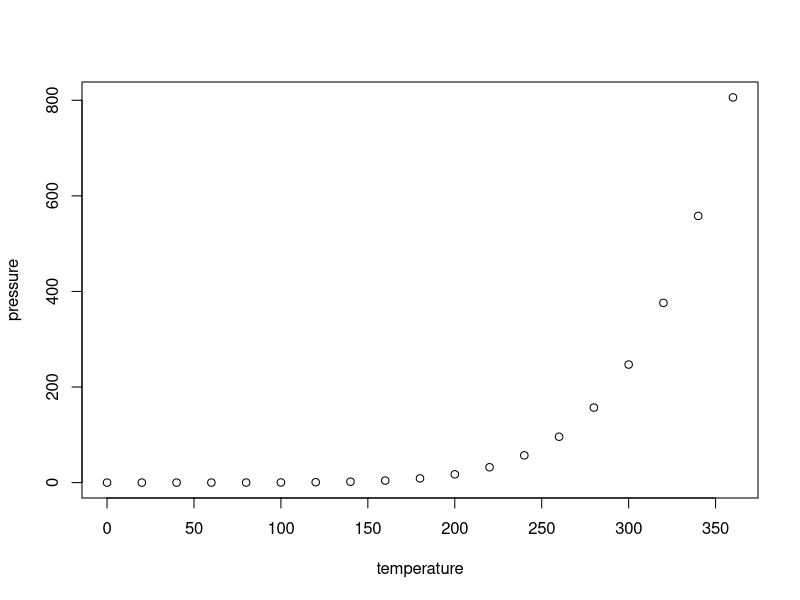
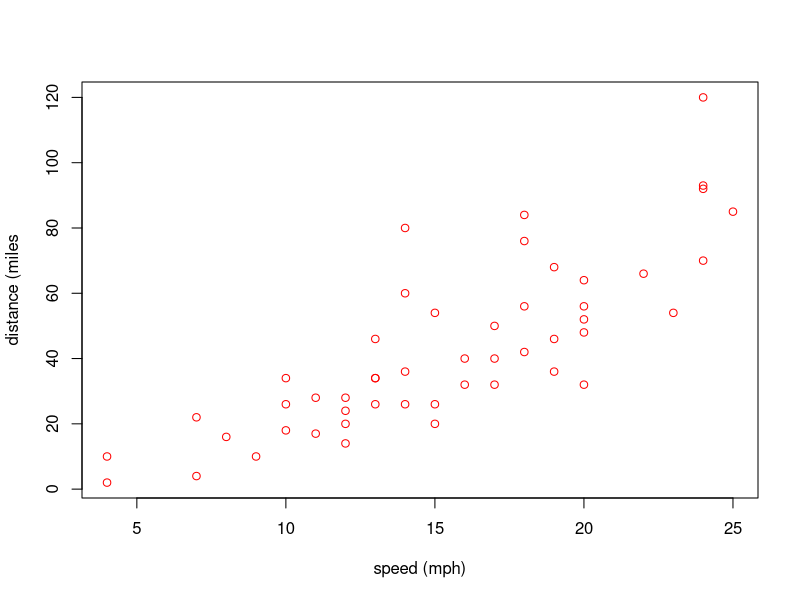

Reproduce these figures in R, in order.
## ---- chunk 1
knitr::opts_chunk$set(echo = TRUE)
## ---- chunk 2
summary(cars)
## ---- chunk 3
plot(pressure)
## ---- chunk 4
plot(cars, col = "red", xlab = "speed (mph)", ylab = "distance (miles")
## ---- chunk 5
library(knitr)
kable(summary(cars))
